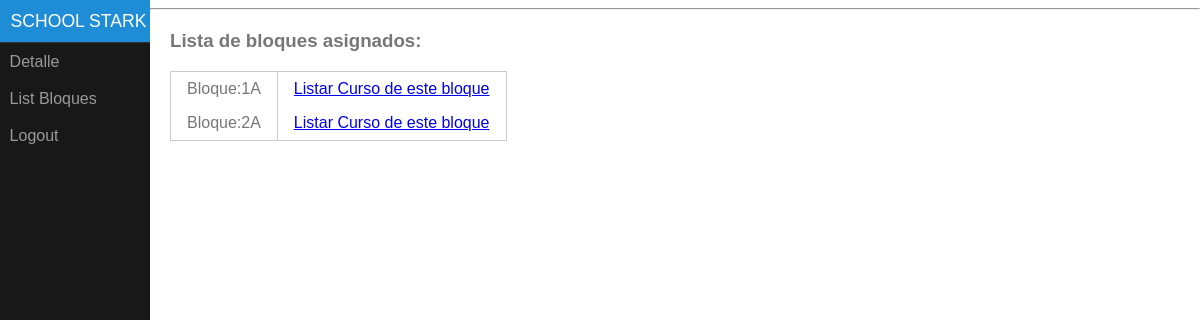
/docente/list-bloques/ (signed in), run on the app's committed database.
### tables this page shows
CREATE TABLE `menu` (
  `id_menu` int(11) NOT NULL,
  `code_menu` varchar(100) NOT NULL,
  `type_us` varchar(30) NOT NULL,
  `name` varchar(255) DEFAULT NULL
);

CREATE TABLE `bloques` (
  `id_bloque` int(11) NOT NULL,
  `code` varchar(30) NOT NULL,
  `seccion` varchar(30) NOT NULL,
  `grado` varchar(10) NOT NULL,
  `status` varchar(10) NOT NULL DEFAULT 'ACTIVO',
  `num_max_vacante` int(11) DEFAULT NULL,
  `num_actual_alu` int(11) DEFAULT '0'
);

### models/conexion.php (called while the page is built, shortened)
<?php
class DB
{
    private $host = "localhost";
    private $user_server = "root";
    private $pass_server = "";
    private $name_database = "db_school_stark";
    private $db;
    function __construct()
    {
        try {
         $this->db = new PDO('mysql:host='.$this->host.';dbname='.$this->name_database.'', $this->user_server, $this->pass_server);
        } catch (PDOException $e) {
            echo '<pre>'; var_dump( $e ); echo '</pre>'; die;
            die();
        } catch (Exception $e) {
            echo '<pre>'; var_dump( $e ); echo '</pre>'; die;
        die();
        }
    }
    public function query($sql_prepare,$array_data = null,$type = "ALL")
    {
        $prepare =    $this->db->prepare($sql_prepare);
        $prepare->execute($array_data);
       switch ($type) {
           case 'ALL':
                $datalist =   $prepare->fetchAll();
               break;
       }
        return $datalist;
    }
}
$db_class = new DB();

### models/users.php (called while the page is built, shortened)
<?php
require_once('conexion.php');
class Users
{
    public $type_us = null;
    public function list_nav()
    {
        global $db_class;
       $data = array(':type_us' => $this->type_us );
       $data_list =  $db_class->query("SELECT name,code_menu FROM menu where type_us = :type_us",$data);
       return $data_list;
    }
}

### models/bloque_curso_docente.php (called while the page is built, shortened)
<?php
require_once(ROOT.'/models/conexion.php');
class BloqueCursoDocente
{
    public $id_user_docente;
    private function validate($value)
    {
       if (is_numeric($value) && $value != '0') {
          return true;
       }else {
           return false;
       }
    }
    public function list_bloques_by_docente()
    {
        if (self::validate($this->id_user_docente)) {
           global $db_class;
           $data = array(':id_user_docente' => $this->id_user_docente );
           $sql = "SELECT DISTINCT b.id_bloque,b.code  FROM bloque_curso_docente as bcd inner join bloques as b  on bcd.id_bloque = b.id_bloque  where
            bcd.id_user_docente = :id_user_docente";
           $r = $db_class->query($sql,$data);
           return $r;
        }
    }
}

### views/docente/list-bloques.php (the view)
<?php require_once('../../models/bloque_curso_docente.php') ?>
<?php
$bloque_curso_docente =  new BloqueCursoDocente();
$bloque_curso_docente->id_user_docente = $_SESSION['user']['ID'];
$data_bloques = $bloque_curso_docente->list_bloques_by_docente();
 ?>
<div class="main">
    <h3>Lista de bloques asignados:</h3>
    <table class="pure-table">
      <?php foreach ($data_bloques as $bloq): ?>
        <tr>
            <td>Bloque:<?php echo $bloq['code'] ?></td>
            <td><a href="<?php echo '/'.strtolower($_SESSION['user']['type_us']).'/bloque/'.$bloq['id_bloque'].'/' ?>">Listar Curso de este bloque</a></td>
        </tr>
       <?php endforeach ?>
    </table>
</div>

### views/templates/nav.php (shortened to what this page needs)
<div id="menu">
    <div class="pure-menu">
        <a class="pure-menu-heading" href="<?php echo '/'.strtolower($_SESSION['user']['type_us']).'/' ?>">School Stark</a>
        <ul class="pure-menu-list">
            <?php
                $user =  new Users();
                $user->type_us =  $_SESSION['user']['type_us'];
                $list_nav = $user->list_nav();
             ?>
             <?php foreach ($list_nav as $nav):  ?>
             <?php $url_nav = '/'.strtolower($_SESSION['user']['type_us']).'/'.$nav['code_menu'].'/' ; ?>
                <li class="pure-menu-item"><a href="<?php echo $url_nav ?>" class="pure-menu-link"><?php echo  $nav['name'] ?></a></li>
             <?php endforeach ?>
                <li class="pure-menu-item"><a href="/logout/" class="pure-menu-link">Logout</a></li>
        </ul>
    </div>
</div>

### views/assets/css/pure.css (style rules this page uses)
.pure-table,table { border-collapse:collapse;border-spacing:0 }
html { font-family:sans-serif;-ms-text-size-adjust:100%;-webkit-text-size-adjust:100% }
body { margin:0 }
a { background-color:transparent }
.pure-button,.pure-form input:not([type]),.pure-menu { box-sizing:border-box }
legend,td,th { padding:0 }
.pure-menu-item,.pure-menu-list { position:relative }
.pure-menu-list { list-style:none;margin:0;padding:0 }
.pure-menu-item { padding:0;margin:0;height:100% }
.pure-menu-heading,.pure-menu-link { display:block;text-decoration:none;white-space:nowrap }
.pure-menu-heading { text-transform:uppercase;color:#565d64 }
.pure-menu-link { color:#777 }
.pure-menu-disabled,.pure-menu-heading,.pure-menu-link { padding:.5em 1em }
.pure-table { empty-cells:show;border:1px solid #cbcbcb }
.pure-table td,.pure-table th { border-left:1px solid #cbcbcb;border-width:0 0 0 1px;font-size:inherit;margin:0;overflow:visible;padding:.5em 1em }
.pure-table td:first-child,.pure-table th:first-child { border-left-width:0 }
.pure-table td { background-color:transparent }

### views/assets/css/main.css (style rules this page uses)
body { color: #777; }
.main { margin: 20px; }
#layout, #menu, .menu-link { -webkit-transition: all 0.2s ease-out; -moz-transition: all 0.2s ease-out; -ms-transition: all 0.2s ease-out; -o-transition: all 0.2s ease-out; transition: all 0.2s ease-out; }
#menu { margin-left: -150px; width: 150px; position: fixed; top: 0; left: 0; bottom: 0; z-index: 1000; background: #191818; overflow-y: auto; -webkit-overflow-scrolling: touch; }
#menu a { color: #999; border: none; padding: 0.6em 0 0.6em 0.6em; }
#menu .pure-menu, #menu .pure-menu ul { border: none; background: transparent; }
#menu .pure-menu ul, #menu .pure-menu .menu-item-divided { border-top: 1px solid #333; }
#menu .pure-menu-selected, #menu .pure-menu-heading { background: #1f8dd6; }
#menu .pure-menu-heading { font-size: 110%; color: #fff; margin: 0; }
@media (min-width: 48em) { #menu { left: 150px; } }

### data on the page
menu: name "Detalle"
menu: name "List Bloques"
bloques: code "1A"
bloques: code "2A"
